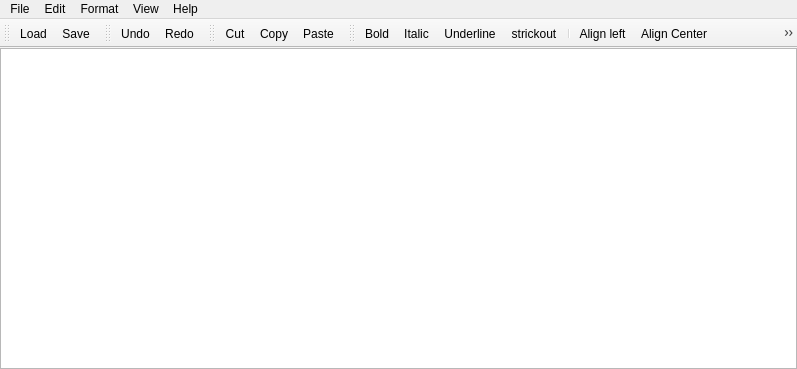
<?xml version="1.0" encoding="UTF-8"?>
<ui version="4.0">
 <class>textEditorWindow</class>
 <widget class="QMainWindow" name="textEditorWindow">
  <property name="geometry">
   <rect>
    <x>0</x>
    <y>0</y>
    <width>797</width>
    <height>369</height>
   </rect>
  </property>
  <property name="windowTitle">
   <string>MainWindow</string>
  </property>
  <widget class="QWidget" name="centralwidget">
   <layout class="QVBoxLayout" name="verticalLayout">
    <property name="margin">
     <number>0</number>
    </property>
    <item>
     <widget class="QTextEdit" name="editor"/>
    </item>
   </layout>
  </widget>
  <widget class="QMenuBar" name="menubar">
   <property name="geometry">
    <rect>
     <x>0</x>
     <y>0</y>
     <width>797</width>
     <height>20</height>
    </rect>
   </property>
   <widget class="QMenu" name="menuFile">
    <property name="title">
     <string>File</string>
    </property>
    <addaction name="actionLoad"/>
    <addaction name="actionSave"/>
   </widget>
   <widget class="QMenu" name="menuEdit">
    <property name="title">
     <string>Edit</string>
    </property>
    <addaction name="actionUndo"/>
    <addaction name="actionRedo"/>
    <addaction name="separator"/>
    <addaction name="actionCut"/>
    <addaction name="actionCopy"/>
    <addaction name="actionPaste"/>
    <addaction name="separator"/>
    <addaction name="actionSelect_all"/>
    <addaction name="actionDelete"/>
    <addaction name="separator"/>
    <addaction name="actionFind"/>
    <addaction name="actionReplace"/>
   </widget>
   <widget class="QMenu" name="menuView">
    <property name="title">
     <string>View</string>
    </property>
    <addaction name="actionMenu_Bar"/>
   </widget>
   <widget class="QMenu" name="menuHelp">
    <property name="title">
     <string>Help</string>
    </property>
    <addaction name="actionKeyboar_Shotcuts"/>
    <addaction name="actionAbout"/>
   </widget>
   <widget class="QMenu" name="menuFormat">
    <property name="title">
     <string>Format</string>
    </property>
    <addaction name="actionFont"/>
    <addaction name="separator"/>
    <addaction name="actionBold"/>
    <addaction name="actionItalic"/>
    <addaction name="actionUnderline"/>
    <addaction name="actionStrickout"/>
    <addaction name="separator"/>
    <addaction name="actionAlign_left"/>
    <addaction name="actionAlign_Center"/>
    <addaction name="actionAlign_Right"/>
    <addaction name="actionJustify"/>
    <addaction name="separator"/>
    <addaction name="actionIndent_more"/>
    <addaction name="actionIndent_less"/>
   </widget>
   <addaction name="menuFile"/>
   <addaction name="menuEdit"/>
   <addaction name="menuFormat"/>
   <addaction name="menuView"/>
   <addaction name="menuHelp"/>
  </widget>
  <widget class="QToolBar" name="toolBarMain">
   <property name="windowTitle">
    <string>Main Toolbar</string>
   </property>
   <attribute name="toolBarArea">
    <enum>TopToolBarArea</enum>
   </attribute>
   <attribute name="toolBarBreak">
    <bool>false</bool>
   </attribute>
   <addaction name="actionLoad"/>
   <addaction name="actionSave"/>
  </widget>
  <widget class="QToolBar" name="toolBarHistory">
   <property name="windowTitle">
    <string>History</string>
   </property>
   <attribute name="toolBarArea">
    <enum>TopToolBarArea</enum>
   </attribute>
   <attribute name="toolBarBreak">
    <bool>false</bool>
   </attribute>
   <addaction name="actionUndo"/>
   <addaction name="actionRedo"/>
  </widget>
  <widget class="QToolBar" name="toolBarEdit">
   <property name="windowTitle">
    <string>Edit</string>
   </property>
   <attribute name="toolBarArea">
    <enum>TopToolBarArea</enum>
   </attribute>
   <attribute name="toolBarBreak">
    <bool>false</bool>
   </attribute>
   <addaction name="actionCut"/>
   <addaction name="actionCopy"/>
   <addaction name="actionPaste"/>
  </widget>
  <widget class="QToolBar" name="toolBarFormatting">
   <property name="windowTitle">
    <string>Formatting</string>
   </property>
   <attribute name="toolBarArea">
    <enum>TopToolBarArea</enum>
   </attribute>
   <attribute name="toolBarBreak">
    <bool>false</bool>
   </attribute>
   <addaction name="actionBold"/>
   <addaction name="actionItalic"/>
   <addaction name="actionUnderline"/>
   <addaction name="actionStrickout"/>
   <addaction name="separator"/>
   <addaction name="actionAlign_left"/>
   <addaction name="actionAlign_Center"/>
   <addaction name="actionAlign_Right"/>
   <addaction name="actionJustify"/>
  </widget>
  <action name="actionLoad">
   <property name="text">
    <string>Load</string>
   </property>
  </action>
  <action name="actionSave">
   <property name="text">
    <string>Save</string>
   </property>
  </action>
  <action name="actionCut">
   <property name="text">
    <string>Cut</string>
   </property>
  </action>
  <action name="actionCopy">
   <property name="text">
    <string>Copy</string>
   </property>
  </action>
  <action name="actionPaste">
   <property name="text">
    <string>Paste</string>
   </property>
  </action>
  <action name="actionUndo">
   <property name="text">
    <string>Undo</string>
   </property>
  </action>
  <action name="actionRedo">
   <property name="text">
    <string>Redo</string>
   </property>
  </action>
  <action name="actionSelect_all">
   <property name="text">
    <string>Select all</string>
   </property>
  </action>
  <action name="actionDelete">
   <property name="text">
    <string>Delete</string>
   </property>
  </action>
  <action name="actionFind">
   <property name="text">
    <string>Find</string>
   </property>
  </action>
  <action name="actionReplace">
   <property name="text">
    <string>Replace</string>
   </property>
  </action>
  <action name="actionKeyboar_Shotcuts">
   <property name="text">
    <string>Keyboar Shotcuts</string>
   </property>
  </action>
  <action name="actionAbout">
   <property name="text">
    <string>About</string>
   </property>
  </action>
  <action name="actionMenu_Bar">
   <property name="text">
    <string>Menu Bar</string>
   </property>
  </action>
  <action name="actionFont">
   <property name="text">
    <string>Font...</string>
   </property>
  </action>
  <action name="actionBold">
   <property name="checkable">
    <bool>true</bool>
   </property>
   <property name="text">
    <string>Bold</string>
   </property>
   <property name="shortcut">
    <string>Ctrl+B</string>
   </property>
  </action>
  <action name="actionItalic">
   <property name="checkable">
    <bool>true</bool>
   </property>
   <property name="text">
    <string>Italic</string>
   </property>
   <property name="shortcut">
    <string>Ctrl+I</string>
   </property>
  </action>
  <action name="actionUnderline">
   <property name="checkable">
    <bool>true</bool>
   </property>
   <property name="text">
    <string>Underline</string>
   </property>
   <property name="shortcut">
    <string>Ctrl+U</string>
   </property>
  </action>
  <action name="actionAlign_left">
   <property name="text">
    <string>Align left</string>
   </property>
  </action>
  <action name="actionAlign_Right">
   <property name="text">
    <string>Align Right</string>
   </property>
  </action>
  <action name="actionAlign_Center">
   <property name="text">
    <string>Align Center</string>
   </property>
  </action>
  <action name="actionJustify">
   <property name="text">
    <string>Justify</string>
   </property>
  </action>
  <action name="actionIndent_more">
   <property name="text">
    <string>Indent more</string>
   </property>
  </action>
  <action name="actionIndent_less">
   <property name="text">
    <string>Indent less</string>
   </property>
  </action>
  <action name="actionStrickout">
   <property name="checkable">
    <bool>true</bool>
   </property>
   <property name="text">
    <string>strickout</string>
   </property>
  </action>
 </widget>
 <resources/>
 <connections/>
</ui>
